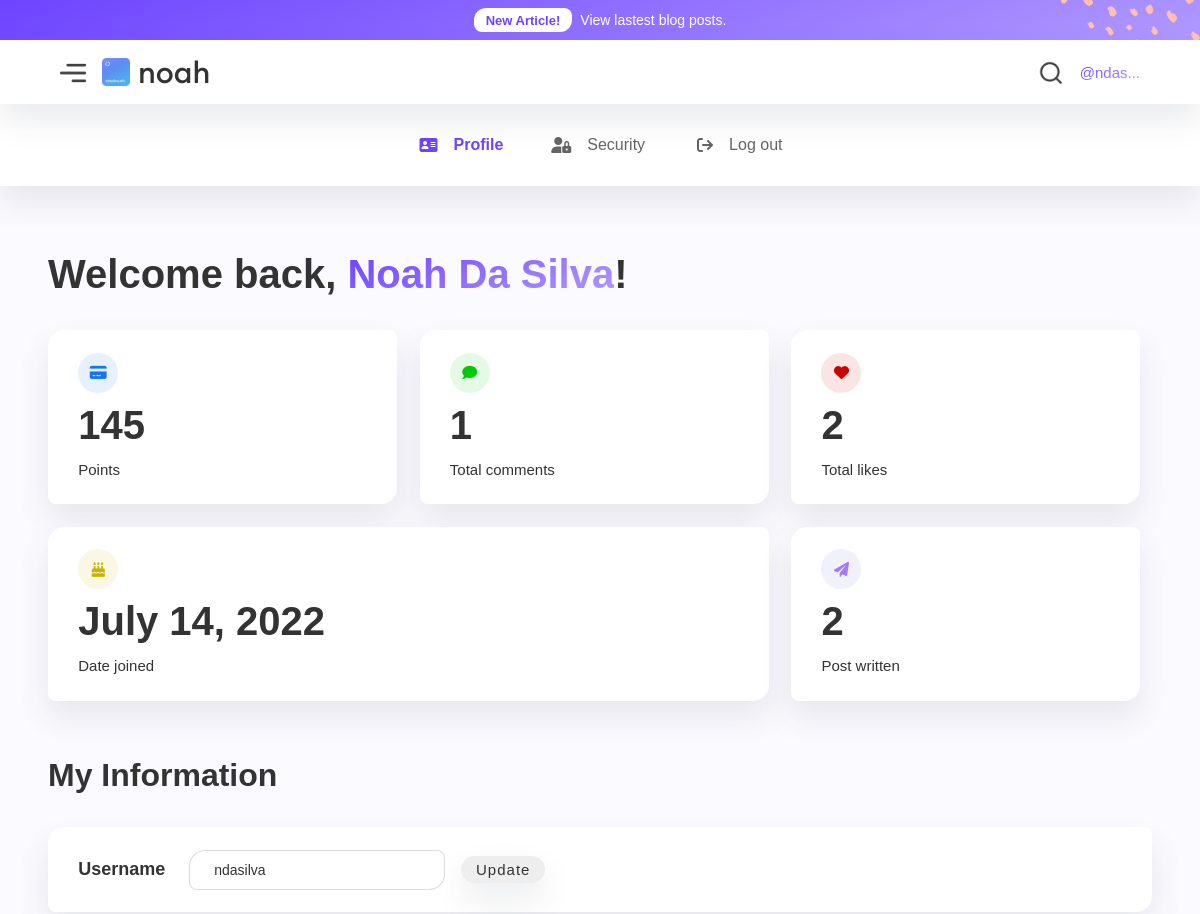
Before: /dashboard/ (signed in, upper part) with the older database file.
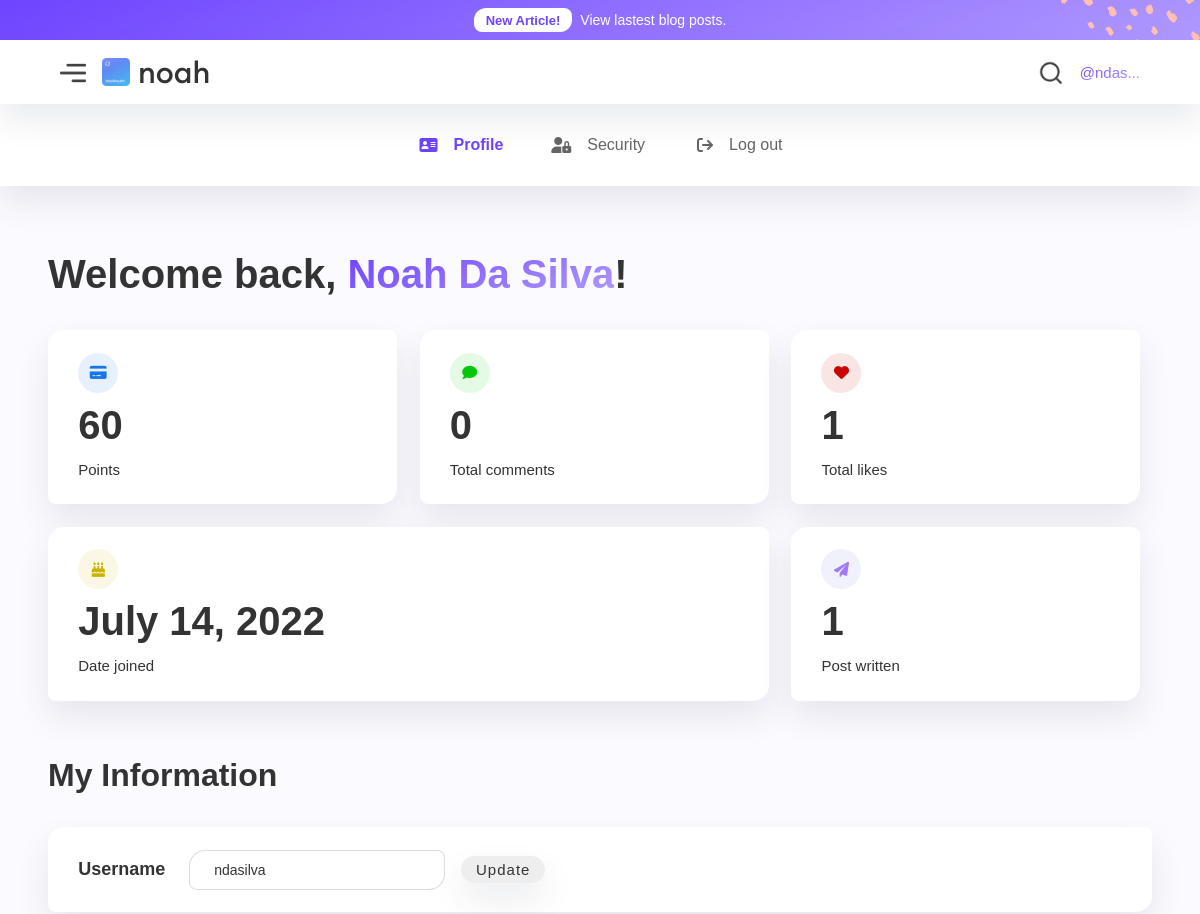
After: the same page with the newer database file.
### account/models.py (models this page shows, shortened)
class User(AbstractBaseUser, PermissionsMixin):
    email = models.EmailField(_('email'), unique=True, default='')
    date_joined = models.DateTimeField(_('date joined'), auto_now_add=True)
    username = models.CharField(_('username'), max_length=24, unique=True)
    full_name = models.CharField(_('full name'), max_length=64, null=True, blank=True)
    is_superadmin = models.BooleanField(_('is_superadmin'), default=False)
    is_active = models.BooleanField(_('is_active'), default=True)
    is_staff = models.BooleanField(default=False)
    USERNAME_FIELD = 'email'
    REQUIRED_FIELDS = ['username']
    objects = CustomUserManager()
    class Meta:
        verbose_name = _('user')
        verbose_name_plural = _('users')
    def get_total_posts_likes(self):
        likes = self.like_set.all()
        total_likes = 0
        for like in likes:
            if like.value == 'Like':
                total_likes += 1
        return total_likes
    def get_total_posts_comments(self):
        return self.comment_set.all().count()
    def get_total_posts_written(self):
        return self.post_author.all().count()
    def get_profile_score(self):
        score = self.get_total_posts_likes() * 10
        score += self.get_total_posts_comments() * 25
        score += self.get_total_posts_written() * 50
        return score

### blog/models.py (models this page shows, shortened)
class Like(models.Model):
    user = models.ForeignKey(User, on_delete=models.CASCADE)
    post = models.ForeignKey(Post, on_delete=models.CASCADE)
    value = models.CharField(choices=LIKE_CHOICES, max_length=8)
    updated_on = models.DateTimeField(auto_now= True, blank=True)
    created_on = models.DateTimeField(auto_now_add=True, blank=True)

### account/views.py (the view, shortened to what this page needs)
# urls.py: path('dashboard/', views.DashboardView.as_view(), name="dashboard"),
class DashboardView(LoginRequiredMixin, UpdateView):
    form_class = UserUpdateForm
    model = User
    template_name = 'dashboard.html'
    def get_object(self):
        return self.request.user

### account/forms.py
class UserUpdateForm(forms.ModelForm):
    class Meta:
        model = get_user_model()
        fields = ['username', 'full_name', 'email',]

### account/templates/dashboard.html (shortened to what the changed rows need)
{% extends 'base.html' %}
{% load widget_tweaks %}
{% load static %}
{% block content %}
  <div class="default-section no-padding wf-section">
    <div class="dashboard-wrapper">
      <div data-duration-in="300" data-duration-out="100" data-current="Profile" data-easing="ease" class="dashboard-tabs w-tabs">
        <div class="dashboard-tabs-wrapper w-tab-content">
          <div data-w-tab="Profile" class="default-section w-tab-pane w--tab-active">
            <div class="dashboard-tab-content">
              {% if user.full_name %}
              <h1 class="h3-heading">Welcome back, <span class="gradient-span">{{ user.full_name }}</span>!</h1>
              {% else %}
              <h1 class="h3-heading">Welcome back, <span class="gradient-span">{{ user.username }}</span>!</h1>
              {% endif %}
              <div class="dashboard-row">
                <div class="dashboard-info-box third">
                  <div class="dashboard-box-padding">
                    <div class="colourful-icon"></div>
                    <h2 class="dashboard-heading">{{ user.get_profile_score }}</h2>
                    <div>Points</div>
                  </div>
                </div>
                <div class="dashboard-info-box third">
                  <div class="dashboard-box-padding">
                    <h2 class="dashboard-heading"><span ms-data="spend">{{ user.get_total_posts_comments }}</span></h2>
                  </div>
                </div>
                <div class="dashboard-info-box third mobile-full-box">
                  <div class="dashboard-box-padding">
                    <div class="colourful-icon red"></div>
                    <h2 ms-data="launch" class="dashboard-heading">{{ user.get_total_posts_likes }}</h2>
                    <div>Total likes</div>
                  </div>
                </div>
                <div class="dashboard-info-box two-third">
                  <div class="dashboard-box-padding">
                    <div class="colourful-icon yellow"></div>
                    <h2 class="dashboard-heading">{{ user.date_joined|date:"F d, Y"  }}</h2>
                    <div>Date joined</div>
                  </div>
                </div>
                <div class="dashboard-info-box third mobile-full-box">
                  <div class="dashboard-box-padding">
                    <div class="colourful-icon purple"></div>
                    <h2 ms-data="launch" class="dashboard-heading">{{ user.get_total_posts_written }}</h2>
                    <div>Post written</div>
                  </div>
                </div>
              </div>
            </div>
            <form action"{% url 'dashboard' %}" method="post" class="dashboard-tab-content">
              <h2 class="h4-heading">My Information</h2>
              <div class="dashboard-row">
                <div class="dashboard-info-box full-width">
                  <div class="dashboard-box-padding horizontal-flex">
                    <div class="account-form w-form">
                      <div class="account-form-div">
                        <div id="w-node-_6c96194b-262c-23cf-81db-5c4df3519fc9-fd0192b4">
                          {% render_field form.username type="text" class="account-input w-input" placeholder="Enter new username..." %}
                        </div>
                      </div>
                    </div>
                  </div>
                </div>
              </div>
            </form>
          </div>
        </div>
      </div>
    </div>
  </div>
{% endblock %}

### main/templates/base.html (shortened to what this page needs)
{% load static %}
<!DOCTYPE html>
<html lang="en">
<head>
    <link href="{% static 'main/css/normalize.css' %}" rel="stylesheet" type="text/css">
    <link href="{% static 'main/css/webflow.css' %}" rel="stylesheet" type="text/css">
    <link href="{% static 'main/css/ndasilva.webflow.css' %}" rel="stylesheet" type="text/css">
</head>
<body>
    {% block navbar %}
    <div class="nav-banner-wrapper">
        <a href="{% url 'blog' %}" class="banner-link w-inline-block">
            <div class="w-layout-grid nav-banner-grid">
                <div id="w-node-_1be03d6a-790c-629e-8122-d0fe113d13b0-113d13ad" class="banner-info">
                    <div id="w-node-_1be03d6a-790c-629e-8122-d0fe113d13b1-113d13ad" class="banner-new-tag">New Article!
                    </div>
                    <div id="w-node-_1be03d6a-790c-629e-8122-d0fe113d13b3-113d13ad" class="banner-text">View lastest blog posts.</div>
                </div>
            </div>
        </a>
    </div>
    <div class="navbar-wrapper">
        <div data-collapse="all" data-animation="default" data-duration="400" data-easing="ease" data-easing2="ease"
            role="banner" class="navbar w-nav">
            <div class="w-layout-grid navbar-grid">
                <div class="w-layout-grid nav-menu-grid">
                    <div class="nav-menu-link-block w-nav-button"><img src="{% static 'main/img/nav-menu-img.png' %}"
                            loading="lazy"
                            srcset="{% static 'main/img/nav-menu-img-p-500.png' %} 500w, {% static 'main/img/nav-menu-img.png' %} 512w"
                            sizes="(max-width: 767px) 26px, (max-width: 991px) 3vw, 26px" alt=""
                            class="nav-menu-icon small"></div>
                    <a href="{% url 'home' %}" id="w-node-_073a6cad-f6aa-4cb3-d13c-226c4e6884fb-4e6884ef" aria-current="page"
                        class="brand-logo-link w-inline-block"><img
                            src="{% static 'main/img/58f322539377c4d97bfdc4882eb80ab9-256.png' %}" loading="lazy" alt=""
                            class="brand-logo-img">
                        <div>noah</div>
                    </a>
                </div>
                <div class="w-layout-grid nav-menu-grid">
                    <a href="{% url 'tags' %}" id="w-node-_073a6cad-f6aa-4cb3-d13c-226c4e688500-4e6884ef"
                        class="nav-link-block w-inline-block"><img src="{% static 'main/img/search-img.png' %}"
                            loading="lazy" alt="" class="nav-menu-icon small"></a>
                    {% if user.is_authenticated %}
                    <a href="{% url 'dashboard'%}" id="w-node-_073a6cad-f6aa-4cb3-d13c-226c4e688502-4e6884ef"
                        class="nav-link-block w-inline-block" style="text-decoration: none;">
                        {% if user %}
                        <span class="gradient-span fa900solid">@{{ user.username.0 }}{{ user.username.1 }}{{ user.username.2 }}{{ user.username.3 }}...</span>
                        {% else %}
                        <img src="{% static 'main/img/account-img.png' %}" loading="lazy" alt="" class="nav-menu-icon small">
                        {% endif %}
                    </a>
                    {% else %}
                    <a href="{% url 'login'%}" id="w-node-_073a6cad-f6aa-4cb3-d13c-226c4e688502-4e6884ef"
                    class="nav-link-block w-inline-block"><img src="{% static 'main/img/account-img.png' %}"
                        loading="lazy" alt="" class="nav-menu-icon small"></a>
                    {% endif %}
                </div>
            </div>
        </div>
    </div>
    {% endblock %}
    {% block content %}
    {% endblock %}
</body>
</html>

Changed rows visible on the page:
changed User "Noah Da Silva": get_profile_score "145" → "60"; get_total_posts_comments "1" → "0"; get_total_posts_likes "2" → "1"; get_total_posts_written "2" → "1"
